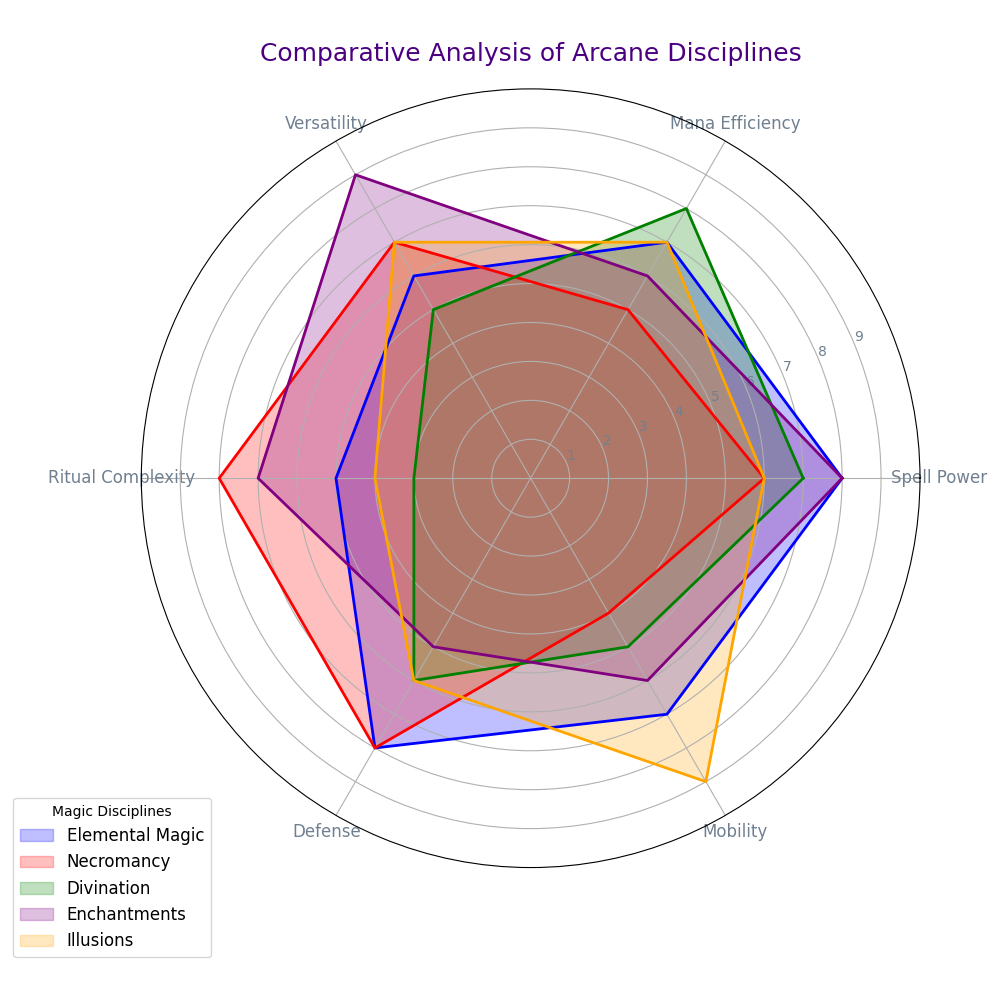

Source code (Python):
import numpy as np
import matplotlib.pyplot as plt

abilities = ['Spell Power', 'Mana Efficiency', 'Versatility', 'Ritual Complexity', 'Defense', 'Mobility']
num_vars = len(abilities)

arcane_discs_data = {
    'Elemental Magic': [8, 7, 6, 5, 8, 7],
    'Necromancy': [6, 5, 7, 8, 8, 4],
    'Divination': [7, 8, 5, 3, 6, 5],
    'Enchantments': [8, 6, 9, 7, 5, 6],
    'Illusions': [6, 7, 7, 4, 6, 9]
}

angles = np.linspace(0, 2 * np.pi, num_vars, endpoint=False).tolist()
angles += angles[:1]

fig, ax = plt.subplots(figsize=(10, 10), subplot_kw=dict(polar=True))

colors = ['blue', 'red', 'green', 'purple', 'orange']  # Shuffled colors for the plot
for idx, (discipline, ratings) in enumerate(arcane_discs_data.items()):
    ratings += ratings[:1]
    ax.fill(angles, ratings, alpha=0.25, label=discipline, color=colors[idx])
    ax.plot(angles, ratings, linewidth=2, color=colors[idx])

plt.xticks(angles[:-1], abilities, color='slategray', size=12)
ax.set_ylim(0, 10)
plt.yticks(range(1, 10), map(str, range(1, 10)), color="slategray", size=10)

plt.title('Comparative Analysis of Arcane Disciplines', size=18, color='indigo', pad=20)
ax.legend(loc='best', bbox_to_anchor=(0.1, 0.1), fontsize=12, title='Magic Disciplines')

plt.tight_layout()
plt.show()
